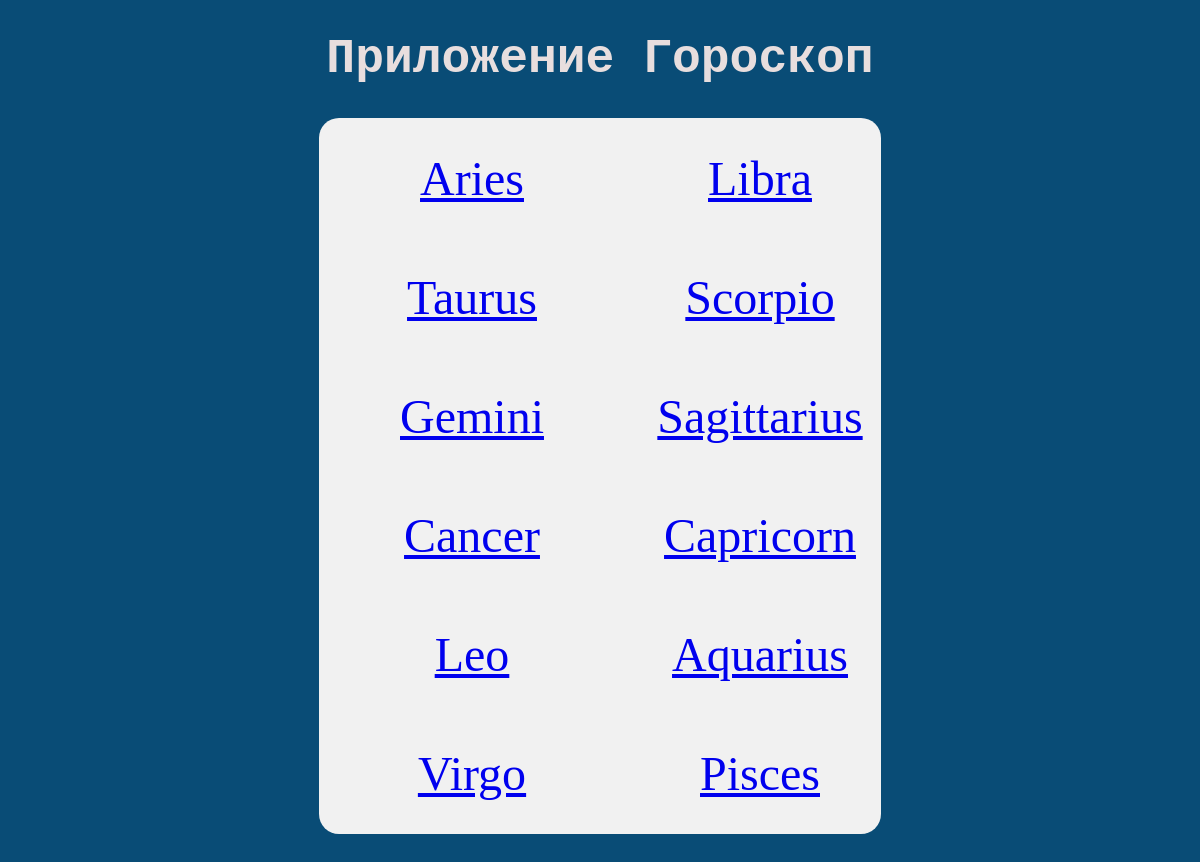
Screenshot of /horoscope/ with the database file from the repository.
### horoscope/models.py (models this page shows, shortened)
class Horoscope(models.Model):
    function_caller = get_data
    zodiac_name = models.CharField(max_length=30)
    zodiac_mini_description = models.CharField(max_length=100, null=True)
    horoscope_description = models.TextField(null=True)
    slug = models.SlugField(default='', max_length=20)
    horoscope_on_30_days = models.TextField(null=True)
    def __str__(self):
        return f'{self.zodiac_name}'

### horoscope/views.py (the view)
# urls.py: path('', views.index_main, name='horoscope-index'),
def index_main(request):
    zodiacs_from_db = Horoscope.objects.all()
    context = {
        'zodiacs': zodiacs_from_db
    }
    return render(request, 'horoscope/index.html', context=context)  # аргумент context является словарём context

### horoscope/templates/horoscope/index.html (shortened to what this page needs)
{% extends 'base.html' %}
{% load static %}
{% block css_s %}
 <link rel="stylesheet" href=" {% static 'horoscope/css/index.css' %}">
{% endblock %}
{% block content %}
    <h1>Приложение Гороскоп</h1>
    <ul>
        {% for zodiac in zodiacs %}
                <li><a href="{% url 'horoscope-name' sign_zodiac=zodiac %}">{{ zodiac|title}}</a></li>
        {% endfor %}
    </ul>
{% endblock %}

### templates/base.html (shortened to what this page needs)
{% load static %}
<!DOCTYPE html>
<html lang="en">
<head>
    <link rel="stylesheet" href=" {% static 'css/base.css' %}">
    {% block css_s %} {% endblock %}
</head>
<body>
    {% block content %}
    {% endblock %}
</body>
</html>

### static/css/base.css (style rules this page uses)
html { background-color: #094c76; }

### horoscope/static/horoscope/css/index.css (style rules this page uses)
ul { -webkit-column-count: 2; -moz-column-count: 2; column-count: 2; list-style-type: none; background-color: #f1f1f1; width: 90%; max-width: 35rem; border-radius: 20px; margin: 2rem auto; padding: 1px; }
ul li { text-align: center; width: 100%; font-size: 3rem; padding: 2rem 1rem; }
h1 { color: #e8dede; text-align: center; font-family: "Andale Mono", AndaleMono, monospace; font-size: 48px; }

### rows the page displays
Horoscope: zodiac_name "Aries"
Horoscope: zodiac_name "Taurus"
Horoscope: zodiac_name "Gemini"
Horoscope: zodiac_name "Cancer"
Horoscope: zodiac_name "Leo"
Horoscope: zodiac_name "Virgo"
Horoscope: zodiac_name "Libra"
Horoscope: zodiac_name "Scorpio"
Horoscope: zodiac_name "Sagittarius"
Horoscope: zodiac_name "Capricorn"
Horoscope: zodiac_name "Aquarius"
Horoscope: zodiac_name "Pisces"
